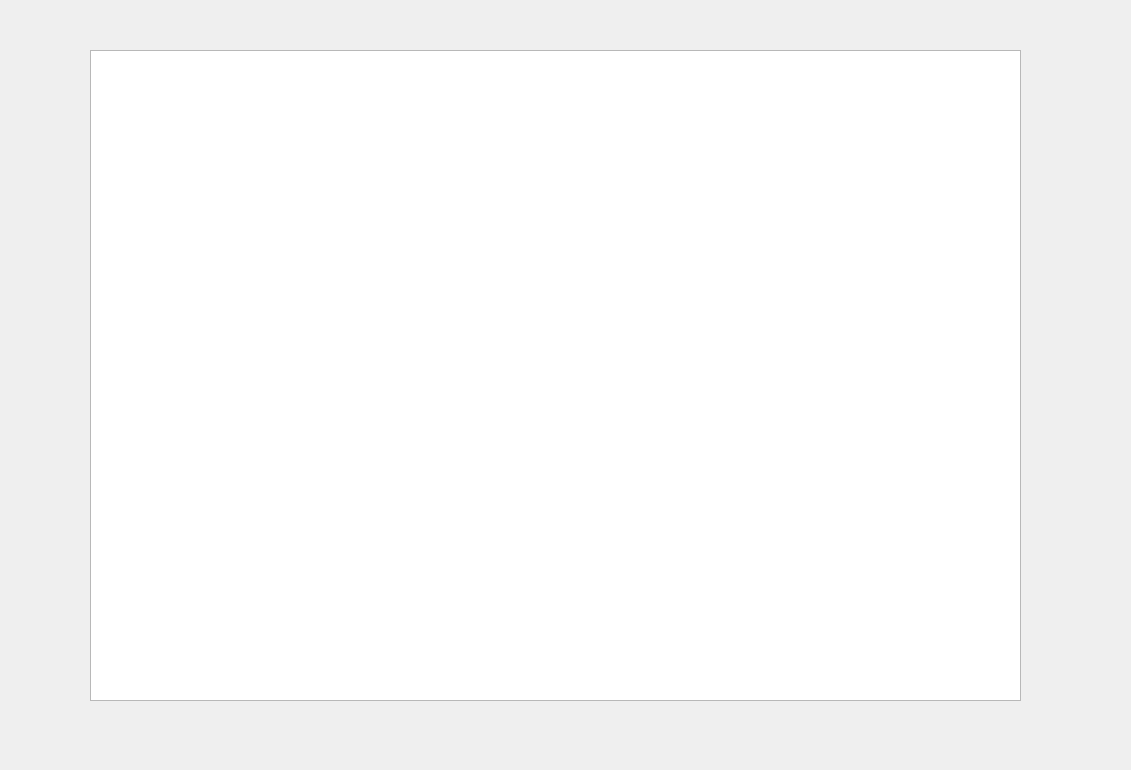
<?xml version="1.0" encoding="UTF-8"?>
<ui version="4.0">
 <class>Dialog</class>
 <widget class="QDialog" name="Dialog">
  <property name="geometry">
   <rect>
    <x>0</x>
    <y>0</y>
    <width>1131</width>
    <height>770</height>
   </rect>
  </property>
  <property name="windowTitle">
   <string>Dialog</string>
  </property>
  <widget class="QGraphicsView" name="graphicsView">
   <property name="geometry">
    <rect>
     <x>90</x>
     <y>50</y>
     <width>931</width>
     <height>651</height>
    </rect>
   </property>
  </widget>
 </widget>
 <layoutdefault spacing="6" margin="11"/>
 <resources/>
 <connections/>
</ui>
